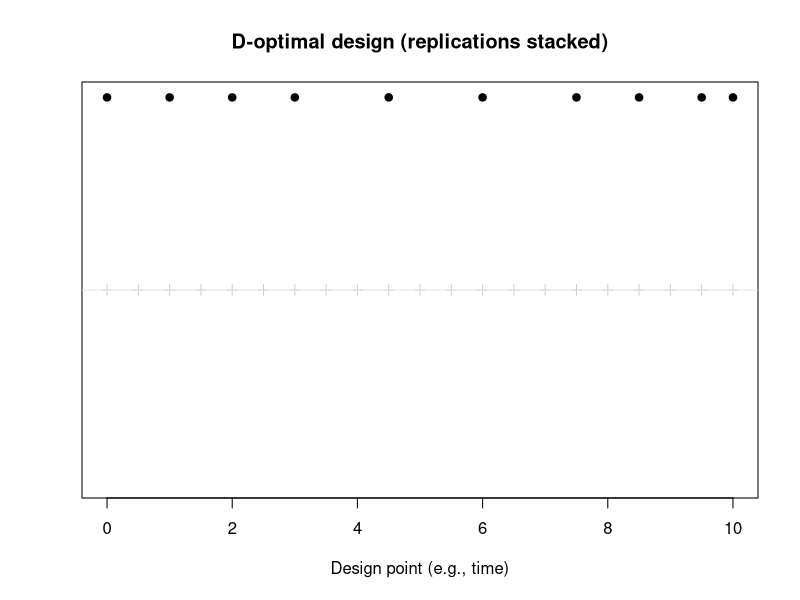

The R script that drew this image:
## ---- chunk 1
#| label: design-matrix
#| eval: true

# Candidate design space: finite grid (e.g., times 0 to 10)
grid <- seq(0, 10, by = 0.5)
# Model: E(y) = beta0 + beta1 * t  =>  X has columns (1, t)
make_X <- function(design_points) {
  # design_points: vector of times (or coordinates) with replications
  # by repeating a value you give it that many observations
  t <- design_points
  model.matrix(~ t)
}

# Example: 5 observations at times 0, 2, 5, 5, 10
example_design_pts <- c(0, 2, 5, 5, 10)
X_ex <- make_X(example_design_pts)
X_ex
## ---- chunk 2
#| label: covariance-matrix
#| eval: true

# Exponential correlation with nugget:
# Sigma_ij = sigma2 * (nugget * I(i=j) + (1 - nugget) * exp(-|ti - tj| / phi))
sigma2 <- 1
phi <- 2
nugget <- 0.05

make_Sigma <- function(design_points, sigma2 = 1, phi = 2, nugget = 0.05) {
  t <- design_points
  n <- length(t)
  d <- as.matrix(dist(t, method = "manhattan"))
  R <- (1 - nugget) * exp(-d / phi)
  diag(R) <- 1
  sigma2 * R
}

# Check: positive definite and reasonable condition number
Sigma_ex <- make_Sigma(example_design_pts, sigma2, phi, nugget)
eigen(Sigma_ex, only.values = TRUE)$values
## ---- chunk 3
#| label: fim-and-logdet
#| eval: true

# M = X' Sigma^{-1} X   via  solve(Sigma, X) = Sigma^{-1} X
# Using Cholesky: Sigma = L L',  solve(Sigma, X) = solve(L', solve(L, X))
log_det_M <- function(design_points, make_X, make_Sigma, ...) {
  X <- make_X(design_points)
  Sigma <- make_Sigma(design_points, ...)
  n <- nrow(X)
  p <- ncol(X)
  if (n < p) return(-Inf)
  # Sigma^{-1} X
  W <- solve(Sigma, X)
  M <- crossprod(X, W)
  log(det(M))
}

# Example
log_det_M(example_design_pts, make_X, make_Sigma,
          sigma2 = sigma2, phi = phi, nugget = nugget)
## ---- chunk 4
#| label: exact-design-space
#| eval: true

grid <- seq(0, 10, by = 0.5)
n_obs <- 10

# One design = n_obs indices into grid (allows repeats)
# Example: random initial design
set.seed(42)
idx_init <- sample(length(grid), size = n_obs, replace = TRUE)
design_init <- grid[idx_init]
sort(design_init)
## ---- chunk 5
#| label: exchange-algorithm
#| eval: true

exchange_D_optimal <- function(grid, n_obs, make_X, make_Sigma,
                               max_iter = 100, tol = 1e-6, ...) {
  # Initial design: random from grid
  idx <- sample(length(grid), size = n_obs, replace = TRUE)
  design_pts <- grid[idx]
  crit_cur <- log_det_M(design_pts, make_X, make_Sigma, ...)
  crit_history <- crit_cur

  for (it in seq_len(max_iter)) {
    improved <- FALSE
    for (i in seq_len(n_obs)) {
      best_delta <- 0
      best_j <- NA
      for (j in seq_along(grid)) {
        design_new <- design_pts
        design_new[i] <- grid[j]
        crit_new <- log_det_M(design_new, make_X, make_Sigma, ...)
        delta <- crit_new - crit_cur
        if (delta > best_delta) {
          best_delta <- delta
          best_j <- j
        }
      }
      if (best_delta > tol) {
        design_pts[i] <- grid[best_j]
        crit_cur <- crit_cur + best_delta
        improved <- TRUE
      }
    }
    crit_history <- c(crit_history, crit_cur)
    if (!improved) break
  }

  list(design = design_pts, log_det_M = crit_cur, history = crit_history)
}

# Run search
set.seed(123)
result <- exchange_D_optimal(grid, n_obs, make_X, make_Sigma,
                             sigma2 = sigma2, phi = phi, nugget = nugget)
result$log_det_M
sort(result$design)
## ---- chunk 6
#| label: evaluate-designs
#| eval: true

# Baseline: equally spaced
design_equi <- seq(min(grid), max(grid), length.out = n_obs)
log_det_equi <- log_det_M(design_equi, make_X, make_Sigma,
                          sigma2 = sigma2, phi = phi, nugget = nugget)

p <- 2
rel_eff <- exp((result$log_det_M - log_det_equi) / p)
rel_eff

# Approximate SEs from M^{-1} (scale by sigma if known)
Sigma_opt <- make_Sigma(result$design, sigma2, phi, nugget)
X_opt <- make_X(result$design)
M_opt <- crossprod(X_opt, solve(Sigma_opt, X_opt))
sqrt(diag(solve(M_opt)))
## ---- chunk 7
#| label: export-design
#| eval: true

design_table <- data.frame(
  point_index = seq_along(result$design),
  design_point = result$design
)
# Replication counts per distinct point
design_table <- aggregate(
  point_index ~ design_point,
  data = design_table,
  FUN = length
)
names(design_table)[2] <- "replications"
design_table
## ---- chunk 8
#| label: design-visualization
#| eval: true
#| fig-cap: "Selected design points (replications shown by vertical stack). Gray ticks are the candidate grid."

plot(grid, rep(0, length(grid)), pch = 3, col = "gray80",
     xlab = "Design point (e.g., time)", ylab = "",
     yaxt = "n", main = "D-optimal design (replications stacked)")
abline(h = 0, col = "gray90")
tab <- table(result$design)
for (xv in as.numeric(names(tab))) {
  reps <- as.integer(tab[as.character(xv)])
  points(rep(xv, reps), seq_len(reps), pch = 19)
}
